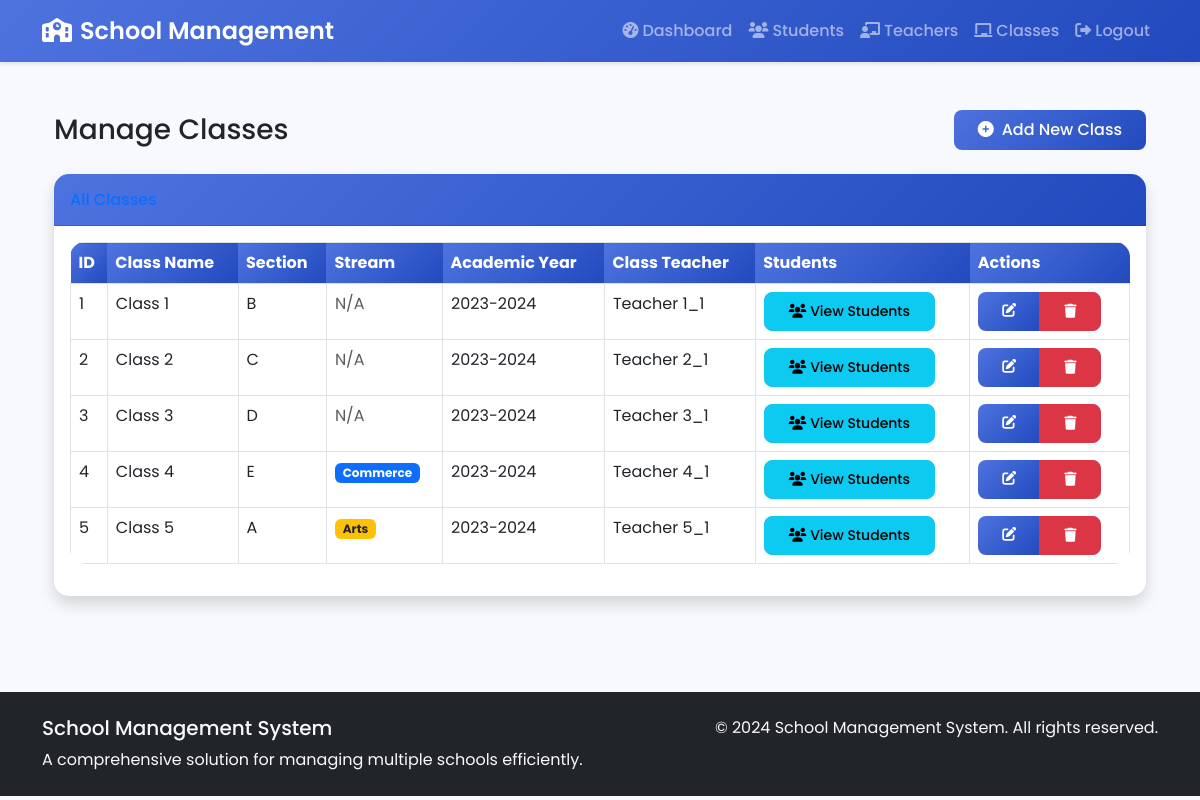
The app's page /admin/classes (signed in) with its own data.
### app/models.py (models this page shows, shortened)
class Class(db.Model):
    id = db.Column(db.Integer, primary_key=True)
    name = db.Column(db.String(50), nullable=False)
    section = db.Column(db.String(10), nullable=False)
    stream = db.Column(db.String(50))  # For 11th and 12th: Science, Commerce, Arts
    academic_year = db.Column(db.String(20), nullable=False)
    teacher_id = db.Column(db.Integer, db.ForeignKey('teacher.id'), nullable=False)
    school_id = db.Column(db.Integer, db.ForeignKey('school.id'))
    students = db.relationship('Student', backref='class', lazy=True)
    subjects = db.relationship('Subject', backref='class', lazy=True)
    exams = db.relationship('Exam', backref='class', lazy=True)

class Teacher(db.Model):
    id = db.Column(db.Integer, primary_key=True)
    user_id = db.Column(db.Integer, db.ForeignKey('user.id'), nullable=False)
    full_name = db.Column(db.String(100), nullable=False)
    phone = db.Column(db.String(20))
    qualification = db.Column(db.String(100))
    department = db.Column(db.String(100))
    experience = db.Column(db.String(20))
    category = db.Column(db.String(20), default='TGT')  # PRT, TGT, PGT
    subject_specialization = db.Column(db.String(100))
    school_id = db.Column(db.Integer, db.ForeignKey('school.id'))
    join_date = db.Column(db.Date, default=datetime.utcnow().date())
    classes = db.relationship('Class', backref='teacher', lazy=True)
    subjects = db.relationship('Subject', backref='teacher', lazy=True)
    notes = db.relationship('TeacherNote', backref='teacher', lazy=True)
    exams = db.relationship('Exam', backref='teacher', lazy=True)

### app/utils.py (the view)
    @login_required
    def decorated_function(*args, **kwargs):
        if current_user.role != 'admin':
            flash('You do not have permission to access this page.', 'danger')
            return redirect(url_for('main.home'))
        return f(*args, **kwargs)

### app/models.py (called while the page is built)
@login_manager.user_loader
def load_user(user_id):
    return User.query.get(int(user_id))

### app/routes/admin_routes.py (called while the page is built)
@admin.route('/classes')
@admin_required
def classes():
    school_id = request.args.get('school_id', type=int)
    if school_id:
        classes = Class.query.filter_by(school_id=school_id).all()
    else:
        classes = Class.query.all()
    schools = School.query.all()
    return render_template('admin/classes.html',
                          title='Manage Classes',
                          classes=classes,
                          schools=schools,
                          current_school_id=school_id)

### app/utils.py (called while the page is built)
def admin_required(f):
    @login_required
    def decorated_function(*args, **kwargs):
        if current_user.role != 'admin':
            flash('You do not have permission to access this page.', 'danger')
            return redirect(url_for('main.home'))
        return f(*args, **kwargs)
    decorated_function.__name__ = f.__name__
    return decorated_function

### templates/admin/classes.html (shortened to what this page needs)
{% extends "layout.html" %}
{% block content %}
<div class="container-fluid">
    <div class="d-flex justify-content-between align-items-center mb-4">
        <h1 class="h3 mb-0 text-gray-800">Manage Classes</h1>
        <a href="{{ url_for('admin.add_class') }}" class="btn btn-primary">
            <i class="fas fa-plus-circle me-2"></i>Add New Class
        </a>
    </div>
    <div class="card shadow mb-4">
        <div class="card-header py-3">
            <h6 class="m-0 font-weight-bold text-primary">All Classes</h6>
        </div>
        <div class="card-body">
            <div class="table-responsive">
                <table class="table table-bordered table-hover" id="classesTable" width="100%" cellspacing="0">
                    <thead>
                        <tr>
                            <th>ID</th>
                            <th>Class Name</th>
                            <th>Section</th>
                            <th>Stream</th>
                            <th>Academic Year</th>
                            <th>Class Teacher</th>
                            <th>Students</th>
                            <th>Actions</th>
                        </tr>
                    </thead>
                    <tbody>
                        {% for class in classes %}
                        <tr>
                            <td>{{ class.id }}</td>
                            <td>{{ class.name }}</td>
                            <td>{{ class.section }}</td>
                            <td>
                                {% if class.stream %}
                                    {% if class.stream == 'Science' %}
                                        <span class="badge bg-success">{{ class.stream }}</span>
                                    {% elif class.stream == 'Commerce' %}
                                        <span class="badge bg-primary">{{ class.stream }}</span>
                                    {% elif class.stream == 'Arts' %}
                                        <span class="badge bg-warning text-dark">{{ class.stream }}</span>
                                    {% else %}
                                        {{ class.stream }}
                                    {% endif %}
                                {% else %}
                                    <span class="text-muted">N/A</span>
                                {% endif %}
                            </td>
                            <td>{{ class.academic_year }}</td>
                            <td>{{ class.teacher.full_name }}</td>
                            <td>
                                <a href="{{ url_for('admin.class_students', class_id=class.id) }}" class="btn btn-sm btn-info">
                                    <i class="fas fa-users me-1"></i>View Students
                                </a>
                            </td>
                            <td>
                                <div class="btn-group" role="group">
                                    <a href="{{ url_for('admin.edit_class', class_id=class.id) }}" class="btn btn-sm btn-primary" data-bs-toggle="tooltip" title="Edit">
                                        <i class="fas fa-edit"></i>
                                    </a>
                                    <button type="button" class="btn btn-sm btn-danger" data-bs-toggle="modal" data-bs-target="#deleteModal{{ class.id }}" data-bs-toggle="tooltip" title="Delete">
                                        <i class="fas fa-trash"></i>
                                    </button>
                                </div>
                            </td>
                        </tr>
                        {% endfor %}
                    </tbody>
                </table>
            </div>
        </div>
    </div>
</div>
{% endblock %}

### templates/layout.html (style rules this page uses)
:root { --primary-color: #4e73df; --secondary-color: #858796; --success-color: #1cc88a; --info-color: #36b9cc; --warning-color: #f6c23e; --danger-color: #e74a3b; --light-color: #f8f9fc; --dark-color: #5a5c69; }
body { font-family: 'Poppins', sans-serif; background-color: #f8f9fc; }
.card { border: none; border-radius: 15px; box-shadow: 0 0.15rem 1.75rem 0 rgba(58, 59, 69, 0.15); transition: transform 0.3s ease; }
.card-header { background: linear-gradient(135deg, var(--primary-color), #224abe); color: white; border-radius: 15px 15px 0 0 !important; }
.btn { border-radius: 8px; padding: 0.5rem 1.5rem; font-weight: 500; transition: all 0.3s ease; }
.btn-primary { background: linear-gradient(135deg, var(--primary-color), #224abe); border: none; }
.table { border-radius: 15px; overflow: hidden; }
.table thead th { background: linear-gradient(135deg, var(--primary-color), #224abe); color: white; border: none; }

### records on screen
Class: id "1", name "Class 1", section "B", shows "N/A", academic_year "2023-2024", teacher.full_name "Teacher 1_1"
Class: id "2", name "Class 2", section "C", shows "N/A", academic_year "2023-2024", teacher.full_name "Teacher 2_1"
Class: id "3", name "Class 3", section "D", shows "N/A", academic_year "2023-2024", teacher.full_name "Teacher 3_1"
Class: id "4", name "Class 4", section "E", stream "Commerce", academic_year "2023-2024", teacher.full_name "Teacher 4_1"
Class: id "5", name "Class 5", section "A", stream "Arts", academic_year "2023-2024", teacher.full_name "Teacher 5_1"
